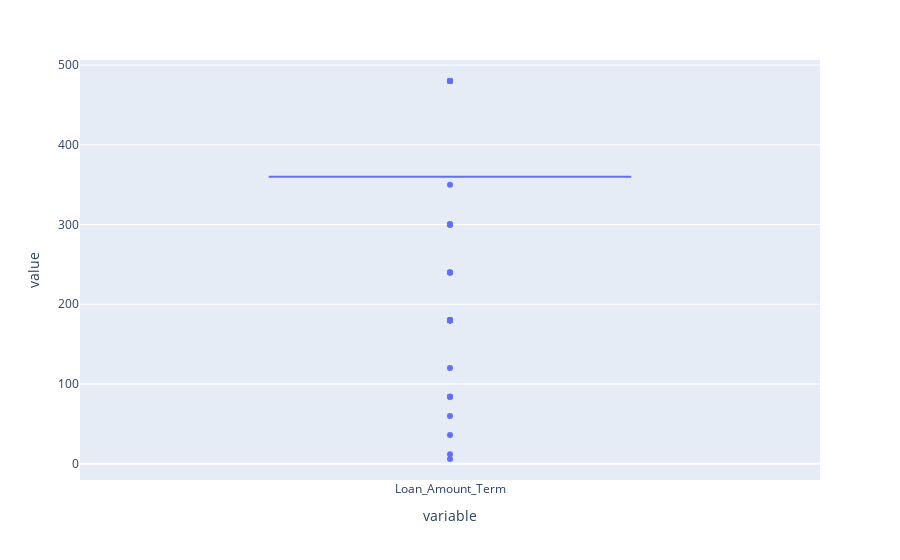

This figure's notebook cell:
### Code cell
px.box(df.Loan_Amount_Term)

### Figure 1 — Plotly figure (JSON) as saved in the notebook; plotly's stock layout.template omitted (floating-point values rounded to 4 significant figures; data arrays with more than 128 entries replaced by an {"elided": "..."} marker saying what was removed)
{"data": [{"alignmentgroup": "True", "hovertemplate": "variable=%{x}<br>value=%{y}<extra></extra>", "legendgroup": "", "marker": {"color": "#636efa"}, "name": "", "notched": false, "offsetgroup": "", "orientation": "v", "showlegend": false, "type": "box", "x": {"elided": "367 str values"}, "x0": " ", "xaxis": "x", "y": {"elided": "367 int values"}, "y0": " ", "yaxis": "y"}], "layout": {"autosize": true, "boxmode": "group", "legend": {"tracegroupgap": 0}, "margin": {"t": 60}, "xaxis": {"anchor": "y", "autorange": true, "domain": [0, 1], "range": [-0.5, 0.5], "title": {"text": "variable"}, "type": "category"}, "yaxis": {"anchor": "x", "autorange": true, "domain": [0, 1], "range": [-20.33, 506.3], "title": {"text": "value"}, "type": "linear"}}}
